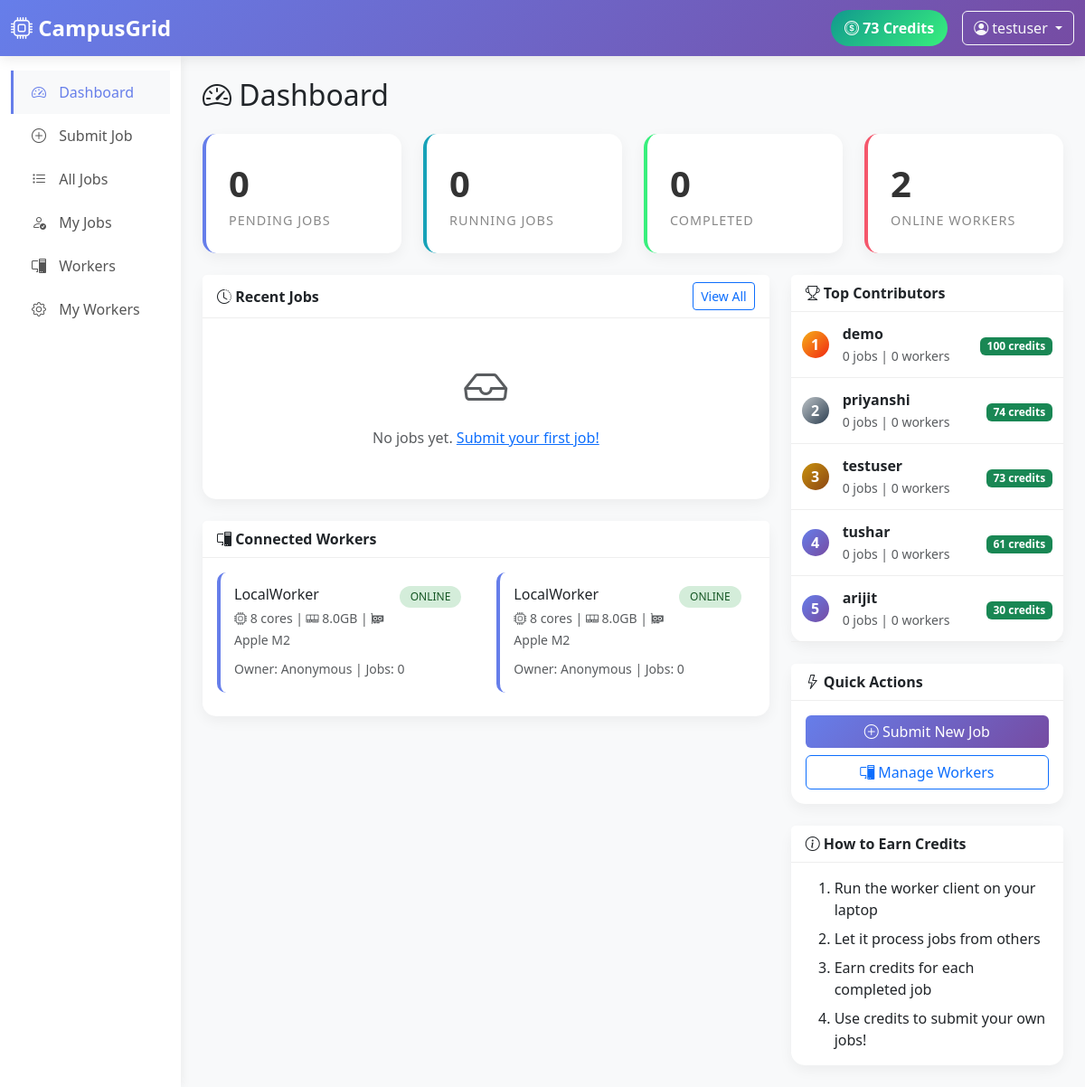
/ (signed in), run on the app's committed database.
### tables this page shows
CREATE TABLE users (
                id TEXT PRIMARY KEY,
                username TEXT UNIQUE NOT NULL,
                password_hash TEXT NOT NULL,
                email TEXT,
                credits INTEGER DEFAULT 100,
                created_at DATETIME DEFAULT CURRENT_TIMESTAMP,
                last_login DATETIME
            );

CREATE TABLE workers (
                id TEXT PRIMARY KEY,
                name TEXT NOT NULL,
                owner_id TEXT,
                ip_address TEXT,
                status TEXT DEFAULT 'offline',
                cpu_cores INTEGER,
                cpu_model TEXT,
                ram_gb REAL,
                gpu_name TEXT,
                gpu_memory_gb REAL,
                has_docker INTEGER DEFAULT 0,
                last_heartbeat DATETIME,
                total_jobs_completed INTEGER DEFAULT 0,
                total_credits_earned INTEGER DEFAULT 0,
                created_at DATETIME DEFAULT CURRENT_TIMESTAMP,
                FOREIGN KEY (owner_id) REFERENCES users(id)
            );

### dashboard.py (the view)
@app.route('/')
@login_required
def index():
    user = get_current_user()
    stats = database.get_queue_stats()
    leaderboard = database.get_leaderboard(10)
    recent_jobs = database.get_jobs_by_status(limit=10)
    workers = database.get_all_workers()
    return render_template('index.html',
                           user=user,
                           stats=stats,
                           leaderboard=leaderboard,
                           recent_jobs=recent_jobs,
                           workers=workers)

### templates/index.html (shortened to what this page needs)
{% extends "base.html" %}
{% block content %}
<h2 class="mb-4"><i class="bi bi-speedometer2"></i> Dashboard</h2>
<div class="row mb-4">
    <div class="col-md-3">
        <div class="stat-card primary">
            <div class="stat-value" id="stat-pending">{{ stats.pending if stats else 0 }}</div>
            <div class="stat-label">Pending Jobs</div>
        </div>
    </div>
    <div class="col-md-3">
        <div class="stat-card info">
            <div class="stat-value" id="stat-running">{{ stats.running if stats else 0 }}</div>
            <div class="stat-label">Running Jobs</div>
        </div>
    </div>
    <div class="col-md-3">
        <div class="stat-card success">
            <div class="stat-value" id="stat-completed">{{ stats.completed if stats else 0 }}</div>
            <div class="stat-label">Completed</div>
        </div>
    </div>
    <div class="col-md-3">
        <div class="stat-card warning">
            <div class="stat-value" id="stat-workers">{{ stats.online_workers if stats else 0 }}</div>
            <div class="stat-label">Online Workers</div>
        </div>
    </div>
</div>
<div class="row">
    <div class="col-md-8">
        <div class="card mb-4">
            <div class="card-header d-flex justify-content-between align-items-center">
                <span><i class="bi bi-clock-history"></i> Recent Jobs</span>
                <a href="{{ url_for('jobs') }}" class="btn btn-sm btn-outline-primary">View All</a>
            </div>
            <div class="card-body">
                {% if recent_jobs %}
                <div class="table-responsive">
                    <table class="table table-hover">
                        <thead>
                            <tr>
                                <th>Title</th>
                                <th>Submitter</th>
                                <th>Status</th>
                                <th>Worker</th>
                                <th>Created</th>
                            </tr>
                        </thead>
                        <tbody>
                            {% for job in recent_jobs %}
                            <tr>
                                <td>
                                    <a href="{{ url_for('job_detail', job_id=job.id) }}">
                                        {{ job.title[:30] }}{% if job.title|length > 30 %}...{% endif %}
                                    </a>
                                </td>
                                <td>{{ job.submitter_name or 'Unknown' }}</td>
                                <td>
                                    <span class="badge badge-status badge-{{ job.status }}">
                                        {{ job.status|upper }}
                                    </span>
                                </td>
                                <td>{{ job.worker_name or '-' }}</td>
                                <td>{{ job.created_at[:16] if job.created_at else 'N/A' }}</td>
                            </tr>
                            {% endfor %}
                        </tbody>
                    </table>
                </div>
                {% else %}
                <div class="text-center text-muted py-4">
                    <i class="bi bi-inbox" style="font-size: 3rem;"></i>
                    <p class="mt-2">No jobs yet. <a href="{{ url_for('submit_job') }}">Submit your first job!</a></p>
                </div>
                {% endif %}
            </div>
        </div>
        <div class="card">
            <div class="card-header">
                <i class="bi bi-pc-display"></i> Connected Workers
            </div>
            <div class="card-body">
                {% if workers %}
                <div class="row">
                    {% for worker in workers %}
                    <div class="col-md-6">
                        <div class="worker-card {{ worker.status }}">
                            <div class="d-flex justify-content-between align-items-start">
                                <div>
                                    <h6 class="mb-1">{{ worker.name }}</h6>
                                    <small class="text-muted">
                                        <i class="bi bi-cpu"></i> {{ worker.cpu_cores or '?' }} cores |
                                        <i class="bi bi-memory"></i> {{ worker.ram_gb or '?' }}GB
                                        {% if worker.gpu_name %}
                                        | <i class="bi bi-gpu-card"></i> {{ worker.gpu_name }}
                                        {% endif %}
                                    </small>
                                </div>
                                <span class="badge badge-status badge-{{ worker.status }}">
                                    {{ worker.status|upper }}
                                </span>
                            </div>
                            <div class="mt-2">
                                <small class="text-muted">
                                    Owner: {{ worker.owner_name or 'Anonymous' }} |
                                    Jobs: {{ worker.total_jobs_completed or 0 }}
                                </small>
                            </div>
                        </div>
                    </div>
                    {% endfor %}
                </div>
                {% else %}
                <div class="text-center text-muted py-4">
                    <i class="bi bi-pc-display-horizontal" style="font-size: 3rem;"></i>
                    <p class="mt-2">No workers connected yet.</p>
                    <p><small>Run <code>python worker/client.py</code> on any machine to join the network!</small></p>
                </div>
                {% endif %}
            </div>
        </div>
    </div>
    <div class="col-md-4">
        <div class="card">
            <div class="card-header">
                <i class="bi bi-trophy"></i> Top Contributors
            </div>
            <div class="card-body p-0">
                {% if leaderboard %}
                {% for entry in leaderboard %}
                <div class="leaderboard-item">
                    <div class="leaderboard-rank {% if loop.index == 1 %}gold{% elif loop.index == 2 %}silver{% elif loop.index == 3 %}bronze{% endif %}">
                        {{ loop.index }}
                    </div>
                    <div class="flex-grow-1">
                        <div class="fw-bold">{{ entry.username }}</div>
                        <small class="text-muted">
                            {{ entry.jobs_completed or 0 }} jobs | {{ entry.active_workers or 0 }} workers
                        </small>
                    </div>
                    <div class="text-end">
                        <span class="badge bg-success">{{ entry.credits }} credits</span>
                    </div>
                </div>
                {% endfor %}
                {% else %}
                <div class="text-center text-muted py-4">
                    <p>No contributors yet!</p>
                </div>
                {% endif %}
            </div>
        </div>
        <div class="card mt-4">
            <div class="card-header">
                <i class="bi bi-lightning"></i> Quick Actions
            </div>
            <div class="card-body">
                <a href="{{ url_for('submit_job') }}" class="btn btn-gradient w-100 mb-2">
                    <i class="bi bi-plus-circle"></i> Submit New Job
                </a>
                <a href="{{ url_for('workers') }}" class="btn btn-outline-primary w-100">
                    <i class="bi bi-pc-display"></i> Manage Workers
                </a>
            </div>
        </div>
        <div class="card mt-4">
            <div class="card-header">
                <i class="bi bi-info-circle"></i> How to Earn Credits
            </div>
            <div class="card-body">
                <ol class="mb-0">
                    <li class="mb-2">Run the worker client on your laptop</li>
                    <li class="mb-2">Let it process jobs from others</li>
                    <li class="mb-2">Earn credits for each completed job</li>
                    <li>Use credits to submit your own jobs!</li>
                </ol>
            </div>
        </div>
    </div>
</div>
{% endblock %}

### templates/base.html (shortened to what this page needs)
<!DOCTYPE html>
<html lang="en">
<head>
    <link href="https://cdn.jsdelivr.net/npm/bootstrap@5.3.0/dist/css/bootstrap.min.css" rel="stylesheet">
    <link href="https://cdn.jsdelivr.net/npm/bootstrap-icons@1.10.0/font/bootstrap-icons.css" rel="stylesheet">
</head>
<body>
    <nav class="navbar navbar-expand-lg navbar-dark">
        <div class="container-fluid">
            <a class="navbar-brand" href="{{ url_for('index') }}">
                <i class="bi bi-cpu"></i> CampusGrid
            </a>
            <div class="d-flex align-items-center">
                {% if user %}
                <span class="credits-display me-3">
                    <i class="bi bi-coin"></i> {{ user.credits }} Credits
                </span>
                <div class="dropdown">
                    <button class="btn btn-outline-light dropdown-toggle" type="button" data-bs-toggle="dropdown">
                        <i class="bi bi-person-circle"></i> {{ user.username }}
                    </button>
                </div>
                {% endif %}
            </div>
        </div>
    </nav>
    <div class="container-fluid">
        <div class="row">
            {% if user %}
            <div class="col-md-2 sidebar py-3">
                <nav class="nav flex-column">
                    <a class="nav-link {% if request.endpoint == 'index' %}active{% endif %}" href="{{ url_for('index') }}">
                        <i class="bi bi-speedometer2"></i> Dashboard
                    </a>
                    <a class="nav-link {% if request.endpoint == 'submit_job' %}active{% endif %}" href="{{ url_for('submit_job') }}">
                        <i class="bi bi-plus-circle"></i> Submit Job
                    </a>
                    <a class="nav-link {% if request.endpoint == 'jobs' %}active{% endif %}" href="{{ url_for('jobs') }}">
                        <i class="bi bi-list-task"></i> All Jobs
                    </a>
                    <a class="nav-link {% if request.endpoint == 'my_jobs' %}active{% endif %}" href="{{ url_for('my_jobs') }}">
                        <i class="bi bi-person-check"></i> My Jobs
                    </a>
                    <a class="nav-link {% if request.endpoint == 'workers' %}active{% endif %}" href="{{ url_for('workers') }}">
                        <i class="bi bi-pc-display"></i> Workers
                    </a>
                    <a class="nav-link {% if request.endpoint == 'my_workers' %}active{% endif %}" href="{{ url_for('my_workers') }}">
                        <i class="bi bi-gear"></i> My Workers
                    </a>
                </nav>
            </div>
            <main class="col-md-10 py-4 px-4">
            {% else %}
            <main class="col-12 py-4 px-4">
            {% endif %}
                {% block content %}{% endblock %}
            </main>
        </div>
    </div>
</body>
</html>

### data on the page
users: credits "73", username "testuser", jobs_completed "0", active_workers "0"
workers: name "LocalWorker", cpu_cores "8", ram_gb "8.0", gpu_name "Apple M2", status "ONLINE", owner_name "Anonymous", total_jobs_completed "0"
workers: name "LocalWorker", cpu_cores "8", ram_gb "8.0", gpu_name "Apple M2", status "ONLINE", owner_name "Anonymous", total_jobs_completed "0"
users: username "demo", jobs_completed "0", active_workers "0", credits "100"
users: username "priyanshi", jobs_completed "0", active_workers "0", credits "74"
users: username "tushar", jobs_completed "0", active_workers "0", credits "61"
users: username "arijit", jobs_completed "0", active_workers "0", credits "30"

### other printed values
{{ stats.pending if stats else 0 }} "0"
{{ stats.running if stats else 0 }} "0"
{{ stats.completed if stats else 0 }} "0"
{{ stats.online_workers if stats else 0 }} "2"
